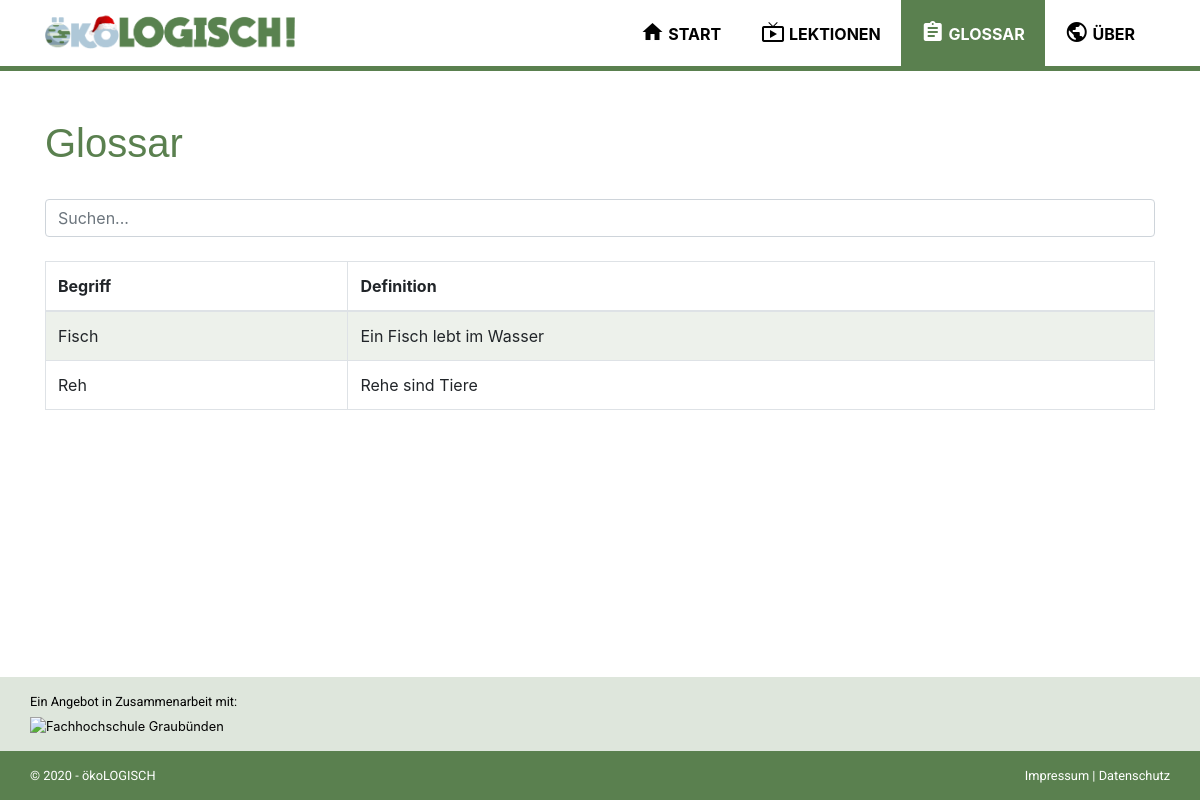
/glossar.php, run on the app's committed database.
### tables this page shows
CREATE TABLE `tbl_glossar` (
  `id` int(11) NOT NULL,
  `name` varchar(255) NOT NULL,
  `definition` text NOT NULL
);

### data/data.php (called while the page is built, shortened)
<?php
function get_db_connection()
{
	global $db_host, $db_name, $db_user, $db_pass, $db_charset;
	$dsn = "mysql:host=$db_host;dbname=$db_name;charset=$db_charset";
	$options = [
		PDO::ATTR_ERRMODE            => PDO::ERRMODE_EXCEPTION,
		PDO::ATTR_DEFAULT_FETCH_MODE => PDO::FETCH_ASSOC,
		PDO::ATTR_EMULATE_PREPARES   => false
	];
	try {
		$db = new PDO($dsn, $db_user, $db_pass, $options);
	} catch (\PDOException $e) {
		throw new \PDOException($e->getMessage(), (int)$e->getCode());
	}
	return $db;
}
function get_glossar()
{
	$db = get_db_connection();
	$sql = "SELECT * FROM tbl_glossar ORDER BY name ASC;";
	$result = $db->query($sql);
	return $result->fetchAll();
}

### glossar.php (the view)
<?php
require_once('data/data.php');
$definitions = get_glossar();
?>
<?php require_once('templates/head.php'); ?>
<?php require_once('templates/navbar.php'); ?>
<section class="container data-protection my-5">
    <h2 class="pb-4">Glossar</h2>
    <div class="row">
        <div class="col-12">
            <input class="form-control" id="searchInput" type="text" placeholder="Suchen...">
            <br>
            <table class="table table-bordered table-striped">
                <thead>
                    <tr>
                        <th>Begriff</th>
                        <th>Definition</th>
                    </tr>
                </thead>
                <tbody id="glossar_table">
                <?php
                    foreach ($definitions as $definition){
                ?>
                    <tr>
                        <td><?php echo $definition['name']; ?></td>
                        <td><?php echo $definition['definition']; ?></td>
                    </tr>
                    <?php } ?>
                </tbody>
            </table>
        </div>
    </div>
</section>
<?php require_once('templates/footer.php'); ?>

### data on the page
tbl_glossar: name "Fisch", definition "Ein Fisch lebt im Wasser"
tbl_glossar: name "Reh", definition "Rehe sind Tiere"
